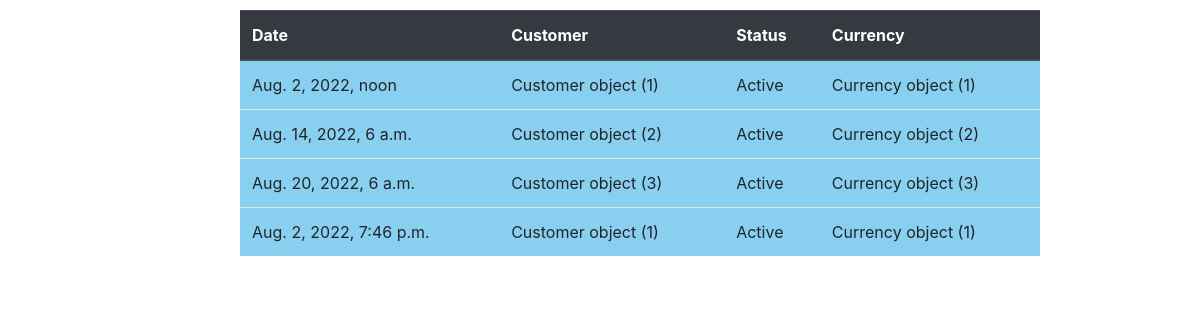
Page /walletapp/wallets/ on the earlier database version.
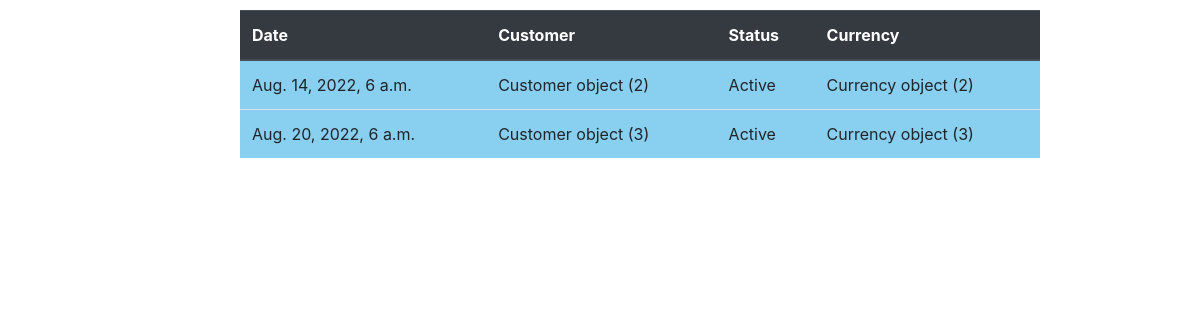
Same page on the later database version.
### walletapp/models.py (models this page shows)
class Wallet(models.Model):
    balance = models.IntegerField()
    customer = models.ForeignKey("Customer",on_delete=models.CASCADE,related_name='Wallet_customer')
    amount  = models.IntegerField()
    date_created = models.DateTimeField()
    status = models.CharField(max_length=15)
    currency = models.ForeignKey("Currency",on_delete=models.CASCADE,related_name='Wallet_currency')
    history = models.DateTimeField()
    pin = models.IntegerField()

class Customer(models.Model):
    first_name=models.CharField(max_length=20)
    last_name=models.CharField(max_length=20)
    address=models.CharField(max_length=20)
    email=models.EmailField(max_length=254)
    phone_number=models.CharField(max_length=13)
    gender=models.CharField(max_length=10)
    age=models.PositiveSmallIntegerField()

class Currency(models.Model):
    country= models.CharField(max_length=30)
    symbol= models.CharField(max_length=5)
    amount= models.BigIntegerField()

### walletapp/views.py (the view)
# urls.py: path('wallets/', views.list_wallets, name="wallets_list"),
def list_wallets(request):
    wallets = models.Wallet.objects.all()
    return render(request, "wallets_list.html", {'wallets': wallets})

### walletapp/templates/wallets_list.html (shortened to what this page needs)
<!DOCTYPE html>
<html lang="en">
<head>
    <link rel="stylesheet" href="https://cdn.jsdelivr.net/npm/bootstrap@4.3.1/dist/css/bootstrap.min.css">
</head>
<body>
    <table class="table" style="width: 50rem; margin-top:10px;margin-left: 20%; padding:2% 5%; background-color:#88CFF0;">
        <thead class="thead-dark">        <tr>
            <th>Date</th>
            <th>Customer</th>
            <th>Status</th>
            <th>Currency</th>
        </tr>
        </thead>
        <tr>
            {%for wallet in wallets%}
            <td>{{wallet.date_created}}</td>
            <td>{{wallet.customer}}</td>
            <td>{{wallet.status}}</td>
            <td>{{wallet.currency}}</td>
        </tr>
        {% endfor %}
    </table>
</body>
</html>

Differences in the rows shown:
removed Wallet: date_created "Aug. 2, 2022, noon", customer "Customer object (1)", status "Active", currency "Currency object (1)"
removed Wallet: date_created "Aug. 2, 2022, 7:46 p.m.", customer "Customer object (1)", status "Active", currency "Currency object (1)"
